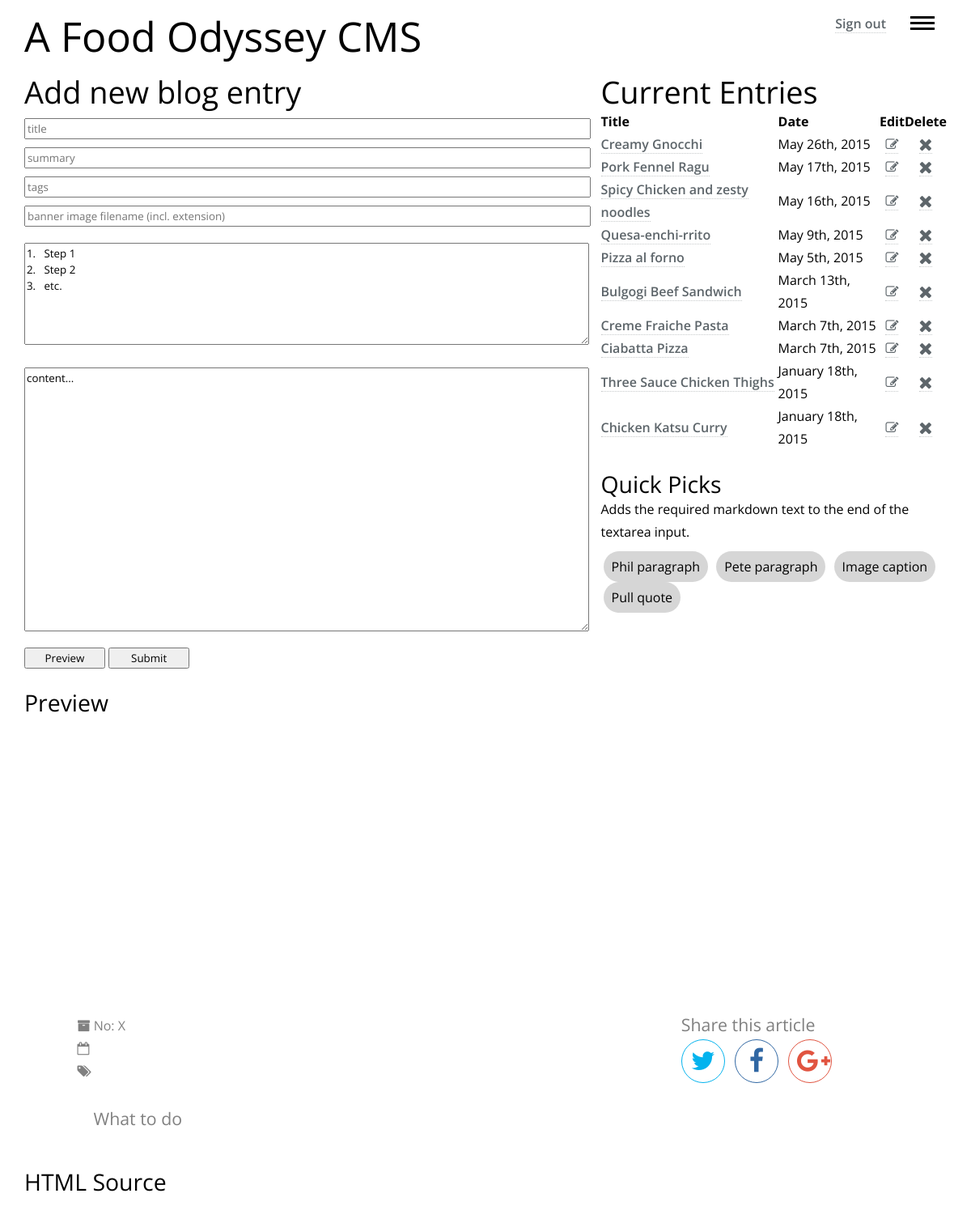
Page /content.php (signed in) on the earlier database version.
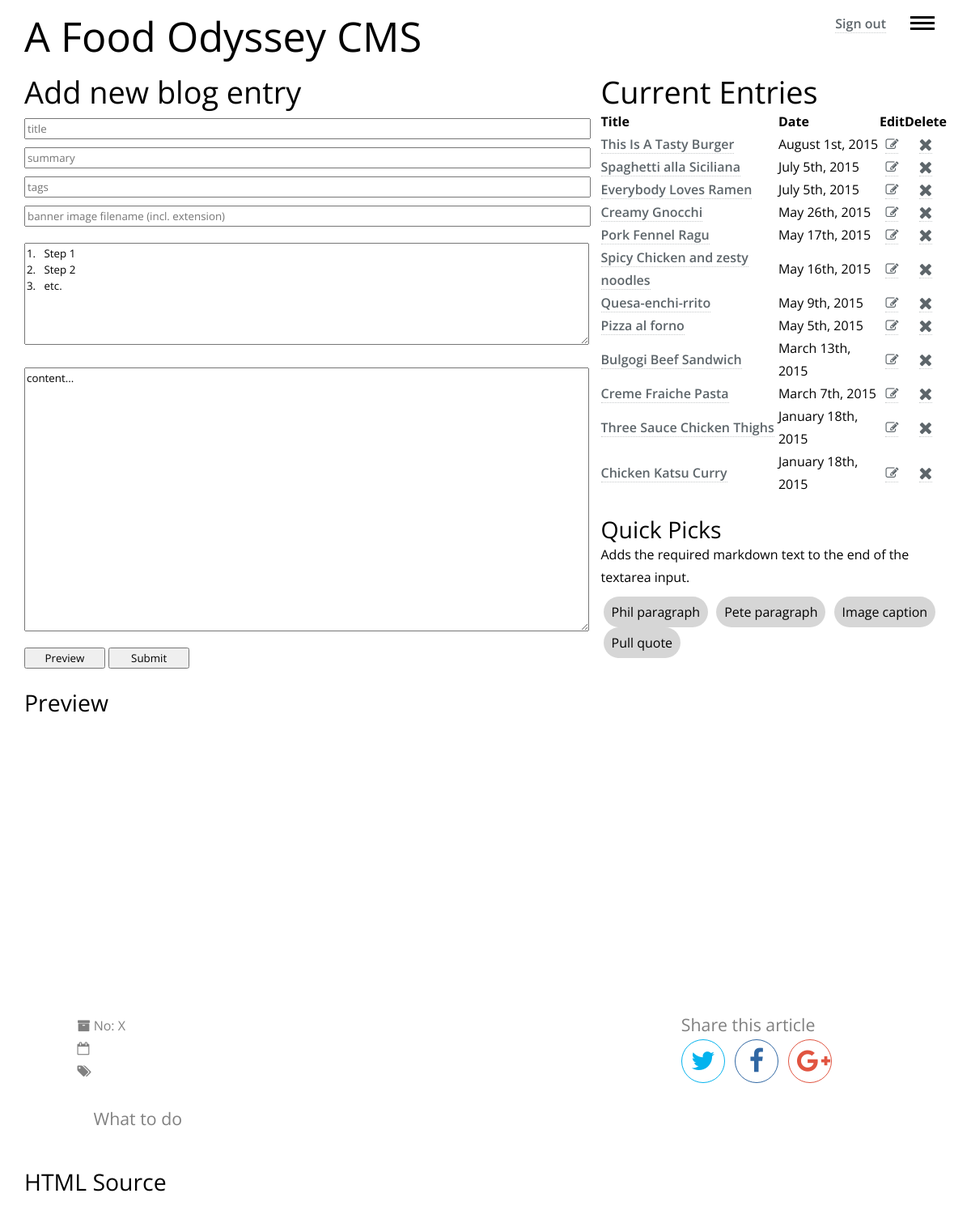
Same page on the later database version.
### tables this page shows
CREATE TABLE IF NOT EXISTS `articles` (
  `id` smallint(5) unsigned NOT NULL AUTO_INCREMENT,
  `title` varchar(50) NOT NULL,
  `summary` text NOT NULL,
  `tags` varchar(50) DEFAULT NULL,
  `banner_image_path` varchar(50) NOT NULL,
  `directions_md` text NOT NULL,
  `directions_html` text NOT NULL,
  `content_md` mediumtext NOT NULL,
  `content_html` mediumtext NOT NULL,
  `pubDate` datetime NOT NULL,
  `url` varchar(50) NOT NULL,
  PRIMARY KEY (`id`)
);

### Article.php (called while the page is built, shortened)
<?php
class Article
{
	private $mId;
	private $mTitle;
	private $mPubDate;
	private $mUrl;
	public function __construct($id, $title, $summary, $tags, $contentMd, $contentHtml, $pubDate, $bannerImagePath,
		$directionsMd, $directionsHtml, $url)
	{
		$this->mId = $id;
		$this->mTitle = $title;
		$this->mUrl = $url;
		if ($pubDate instanceof DateTime)
		{
			$this->mPubDate = $pubDate;
		}
		else
		{
			throw new InvalidArgumentException("$pubDate must be of type DateTime");
		}
	}
	public function getId()
	{
		return $this->mId;
	}
	public function getTitle()
	{
		return $this->mTitle;
	}
	public function getNicePubDate()
	{
		return $this->mPubDate->format('F jS, Y');
	}
	public function getUrl()
	{
		return $this->mUrl;
	}
}

### Database.php (called while the page is built, shortened)
<?php
require_once "Article.php";
class Database
{
	private $mConnection;
	public function openPrivilegedConnection()
	{
		$result = false;
		$this->mConnection = new mysqli("localhost", "cmsAdmin", "h6tn2uCA5xpDraC8", "cms");
		if ($this->mConnection)
        {
            $result = true;
        }
        return $result;
	}
	public function getArticles()
	{
		$articles = array();
		$query = "SELECT * FROM articles ORDER BY pubDate DESC";
	    $stmt = mysqli_prepare($this->mConnection, $query);
	    if (!mysqli_stmt_execute($stmt))
	    {
	        throw new Exception("Database query failed");
	    }
	    else
	    {
	        mysqli_stmt_bind_result($stmt, $idCol, $titleCol, $summaryCol, $tagsCol, $bannerImagePathCol,
	        	$directionsMdCol, $directionsHtmlCol, $contentMdCol, $contentHtmlCol, $pubDateCol, $urlCol);
	        while (mysqli_stmt_fetch($stmt))
	        {
	        	$article = new Article($idCol, $titleCol, $summaryCol, $tagsCol, $contentMdCol,
	        		$contentHtmlCol, date_create_from_format('Y-m-d H:i:s', $pubDateCol), $bannerImagePathCol,
	        		$directionsMdCol, $directionsHtmlCol, $urlCol);
	        	array_push($articles, $article);
	        }
		}
		return $articles;
	}
}

### templates/articlesTable.phtml (the view)
<h2>Current Entries</h2>
<table>
	<tr>
		<th>Title</th>
		<th>Date</th>
		<th>Edit</th>
		<th>Delete</th>
	</tr>
	<?php foreach($this->articles as $article): ?>
		<tr>
			<td>
				<a href='articles/<?=$article->getUrl(); ?>'>
					<?=$article->getTitle(); ?>
				</a>
			</td>
			<td>
				<?=$article->getNicePubDate(); ?>
			</td>
			<td>
				<a href='#' onclick='editBlogEntry(<?=$article->getId(); ?>)'>
					<i class="fa fa-pencil-square-o"></i>
				</a>
			</td>
			<td>
				<a href='#' onclick='deleteBlogEntry(<?=$article->getId(); ?>)'>
					<i class="fa fa-times fa-lg"></i>
				</a>
			</td>
		</tr>
	<?php endforeach; ?>
</table>

Differences in the rows shown:
removed articles: title "Ciabatta Pizza", NicePubDate "March 7th, 2015"
added articles: title "This Is A Tasty Burger", NicePubDate "August 1st, 2015"
added articles: title "Spaghetti alla Siciliana", NicePubDate "July 5th, 2015"
added articles: title "Everybody Loves Ramen", NicePubDate "July 5th, 2015"
